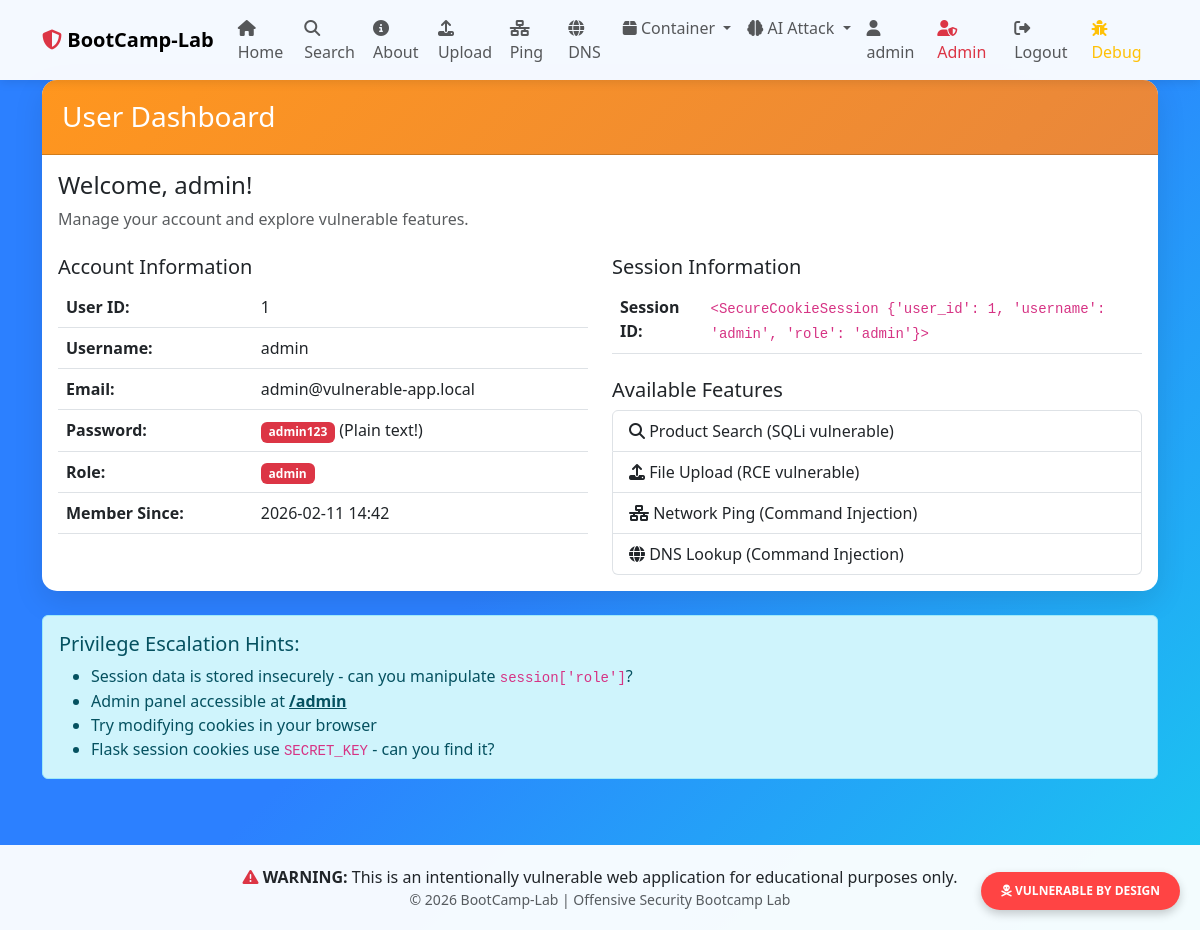
The app's page /dashboard (signed in) with its own data.
### app.py (models this page shows, shortened)
class User(db.Model):
    __tablename__ = 'users'
    id = db.Column(db.Integer, primary_key=True)
    username = db.Column(db.String(80), unique=True, nullable=False)
    email = db.Column(db.String(120), unique=True, nullable=False)
    password = db.Column(db.String(255), nullable=False)  # Plain text password (vulnerable!)
    role = db.Column(db.String(20), default='user')
    created_at = db.Column(db.DateTime, default=datetime.utcnow)

### app.py (the view)
@app.route('/dashboard')
def dashboard():
    if not is_logged_in():
        flash('Please login first!', 'warning')
        return redirect(url_for('login'))
    user = get_current_user()
    return render_template('dashboard.html', user=user)

### app.py (called while the page is built)
def is_logged_in():
    return 'user_id' in session

def get_current_user():
    if is_logged_in():
        return User.query.get(session['user_id'])
    return None

### templates/dashboard.html (shortened to what this page needs)
{% extends "base.html" %}
{% block content %}
<div class="row">
    <div class="col-12">
        <div class="card mb-4">
            <div class="card-header">
                <h3 class="mb-0">User Dashboard</h3>
            </div>
            <div class="card-body">
                <h4>Welcome, {{ user.username }}!</h4>
                <p class="text-muted">Manage your account and explore vulnerable features.</p>
                <div class="row mt-4">
                    <div class="col-md-6">
                        <h5>Account Information</h5>
                        <table class="table">
                            <tr>
                                <th>User ID:</th>
                                <td>{{ user.id }}</td>
                            </tr>
                            <tr>
                                <th>Username:</th>
                                <td>{{ user.username }}</td>
                            </tr>
                            <tr>
                                <th>Email:</th>
                                <td>{{ user.email }}</td>
                            </tr>
                            <tr>
                                <th>Password:</th>
                                <td><span class="badge bg-danger">{{ user.password }}</span> (Plain text!)</td>
                            </tr>
                            <tr>
                                <th>Role:</th>
                                <td>
                                    {% if user.role == 'admin' %}
                                    <span class="badge bg-danger">{{ user.role }}</span>
                                    {% else %}
                                    <span class="badge bg-secondary">{{ user.role }}</span>
                                    {% endif %}
                                </td>
                            </tr>
                            <tr>
                                <th>Member Since:</th>
                                <td>{{ user.created_at.strftime('%Y-%m-%d %H:%M') }}</td>
                            </tr>
                        </table>
                    </div>
                    <div class="col-md-6">
                        <h5>Session Information</h5>
                        <table class="table">
                            <tr>
                                <th>Session ID:</th>
                                <td><code>{{ session }}</code></td>
                            </tr>
                        </table>
                        <h5 class="mt-4">Available Features</h5>
                        <div class="list-group">
                            <a href="{{ url_for('search') }}" class="list-group-item list-group-item-action">
                                <i class="fas fa-search"></i> Product Search (SQLi vulnerable)
                            </a>
                            <a href="{{ url_for('upload') }}" class="list-group-item list-group-item-action">
                                <i class="fas fa-upload"></i> File Upload (RCE vulnerable)
                            </a>
                            <a href="{{ url_for('ping') }}" class="list-group-item list-group-item-action">
                                <i class="fas fa-network-wired"></i> Network Ping (Command Injection)
                            </a>
                            <a href="{{ url_for('dns_lookup') }}" class="list-group-item list-group-item-action">
                                <i class="fas fa-globe"></i> DNS Lookup (Command Injection)
                            </a>
                        </div>
                    </div>
                </div>
            </div>
        </div>
        <div class="alert alert-info">
            <h5>Privilege Escalation Hints:</h5>
            <ul class="mb-0">
                <li>Session data is stored insecurely - can you manipulate <code>session['role']</code>?</li>
                <li>Admin panel accessible at <a href="{{ url_for('admin') }}" class="alert-link">/admin</a></li>
                <li>Try modifying cookies in your browser</li>
                <li>Flask session cookies use <code>SECRET_KEY</code> - can you find it?</li>
            </ul>
        </div>
    </div>
</div>
{% endblock %}

### templates/base.html (style rules this page uses)
body { min-height: 100vh; background: linear-gradient(135deg, #2c80ff 50%, #1ac8ef 100%); }
.card { border: none; border-radius: 15px; box-shadow: 0 10px 30px rgba(0,0,0,0.1); }
.card-header { background: linear-gradient(135deg, #ff961e 0%, #e9873b 100%); color: white; border-radius: 15px 15px 0 0 !important; padding: 20px; }

### records on screen
User: username "admin", id "1", email "admin@vulnerable-app.local", password "admin123", role "admin", created_at "2026-02-11 14:42"

### other values on screen
{{ session.get('username') }} "admin"
{{ session }} "<SecureCookieSession {'user_id': 1, 'username': 'admin', 'role': 'admin'}>"
